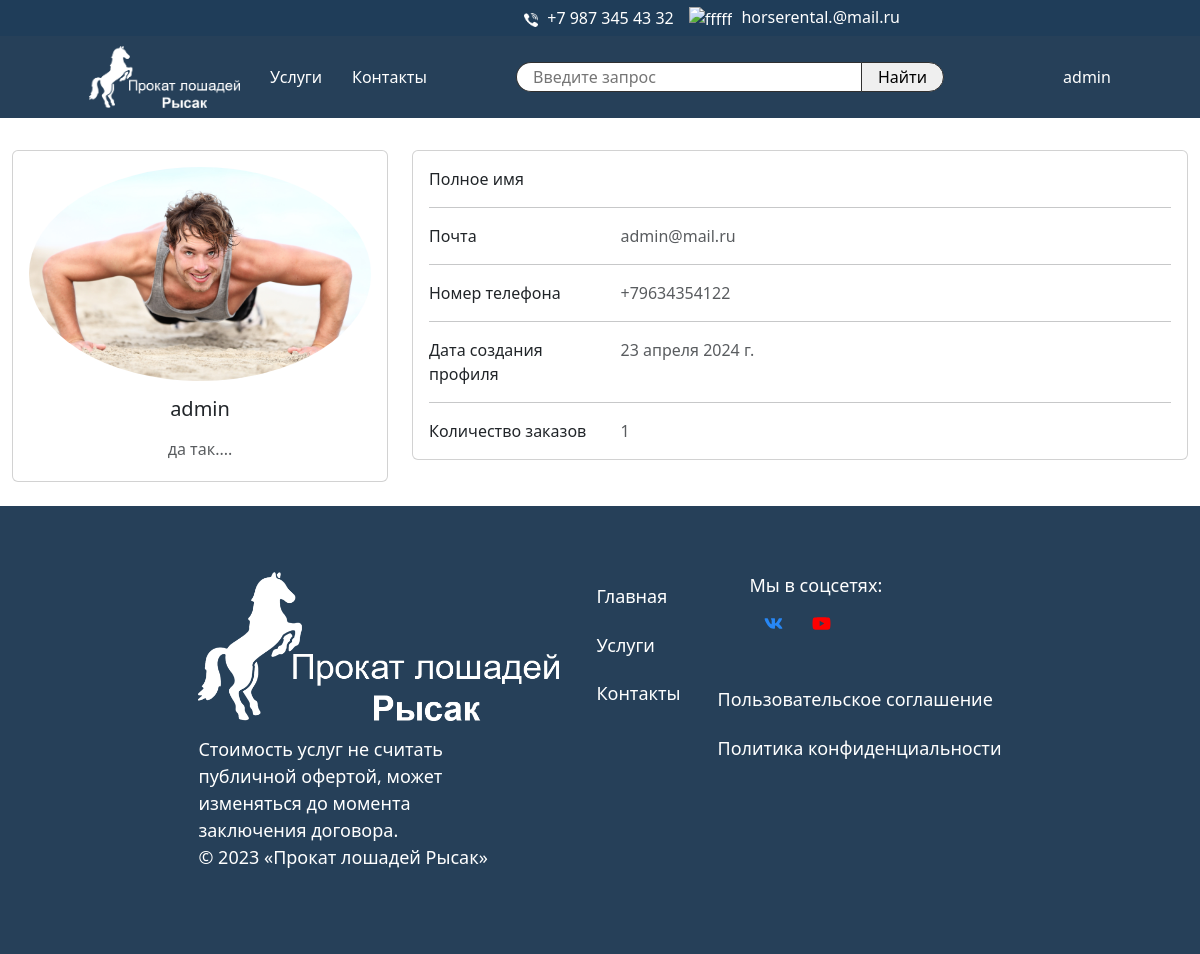
Before: /auth/profile/admin/ (signed in) with the older database file.
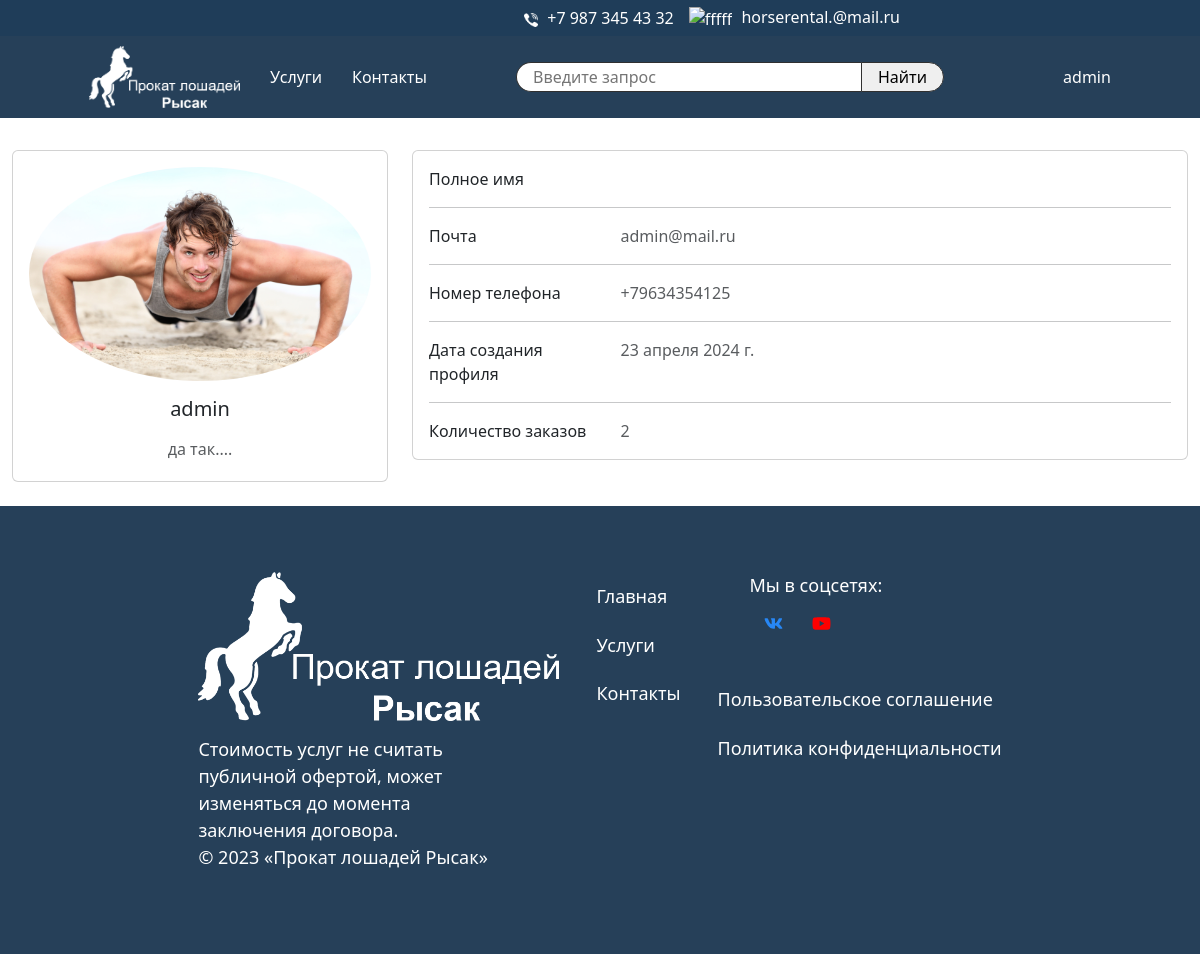
After: the same page with the newer database file.
### horse_reg/models.py (models this page shows, shortened)
class Profile(models.Model):
    user = models.OneToOneField(User, on_delete=models.CASCADE, verbose_name='Пользователь')
    phone = models.CharField(max_length=15, verbose_name='Номер телефона')
    img = models.ImageField(upload_to='users/%Y/%m/%d/', verbose_name='Аватар')
    body = models.TextField(verbose_name='О себе')
    date_create = models.DateField(auto_now_add=True, verbose_name='Дата создания')
    date_update = models.DateField(auto_now=True, blank=True, verbose_name='Дата изменения')
    class Meta:
        verbose_name = 'Профиль'
        verbose_name_plural = 'Профили'

class CustomUser(AbstractUser):
    email = models.EmailField(max_length=128, unique=True, db_index=True, blank=False, verbose_name='Почта')
    is_active = models.BooleanField(blank=False, default=False, verbose_name='Активен')
    USERNAME_FIELD = 'username'
    REQUIRED_FIELDS = ['email']
    objects = CustomUserManager()

### horse_reg/views.py (the view)
# urls.py: path('profile/<str:username>/', views.profile, name='profile'),
@login_required(login_url='reg:login')
def profile(request, username):
    user = get_object_or_404(User, username=username)
    prof = get_object_or_404(Profile, user=user)
    order = Order.objects.filter(user=user)
    return render(request, 'horse_reg/profile.html', {'prof': prof, 'order': order, 'user': user})

### horse_reg/templates/horse_reg/profile.html (shortened to what this page needs)
{% extends 'layout.html' %}
{% load static %}
{% load thumbnail %}
{% block content %}
    <div class="d-flex justify-content-center">
        <div style="margin-top: 150px; width: 100%" class="row justify-content-center">
            <div class="col-lg-4">
                <div class="card mb-4">
                    <div class="card-body text-center">
                        {% thumbnail prof.img '150' as im %}
                            <img class="rounded-circle img-fluid" src="{{ im.url }}" alt="аватар">
                        {% endthumbnail %}
                        <h5 class="my-3">{{ prof.user.username }}</h5>
                        <p class="text-muted mb-1">{{ prof.body }}</p>
                    </div>
                </div>
            </div>
            <div class="col-lg-8">
                <div class="card mb-4">
                    <div class="card-body">
                        <div class="row">
                            <div class="col-sm-3">
                                <p class="mb-0">Полное имя</p>
                            </div>
                            <div class="col-sm-9">
                            </div>
                        </div>
                        <hr>
                        <div class="row">
                            <div class="col-sm-3">
                                <p class="mb-0">Почта</p>
                            </div>
                            <div class="col-sm-9">
                                <p class="text-muted mb-0">{{ user.email }}</p>
                            </div>
                        </div>
                        <hr>
                        <div class="row">
                            <div class="col-sm-3">
                                <p class="mb-0">Номер телефона</p>
                            </div>
                            <div class="col-sm-9">
                                <p class="text-muted mb-0">{{ prof.phone }}</p>
                            </div>
                        </div>
                        <hr>
                        <div class="row">
                            <div class="col-sm-3">
                                <p class="mb-0">Дата создания профиля</p>
                            </div>
                            <div class="col-sm-9">
                                <p class="text-muted mb-0">{{ prof.date_create }}</p>
                            </div>
                        </div>
                        <hr>
                        <div class="row">
                            <div class="col-sm-3">
                                <p class="mb-0">Количество заказов</p>
                            </div>
                            <div class="col-sm-9">
                                <p class="text-muted mb-0">{{ order.count }}</p>
                            </div>
                        </div>
                    </div>
                </div>
            </div>
        </div>
    </div>
{% endblock %}

Changed rows visible on the page:
changed Profile "admin": phone "+79634354122" → "+79634354125"
Other visible differences:
{{ order.count }}: "1" → "2"
